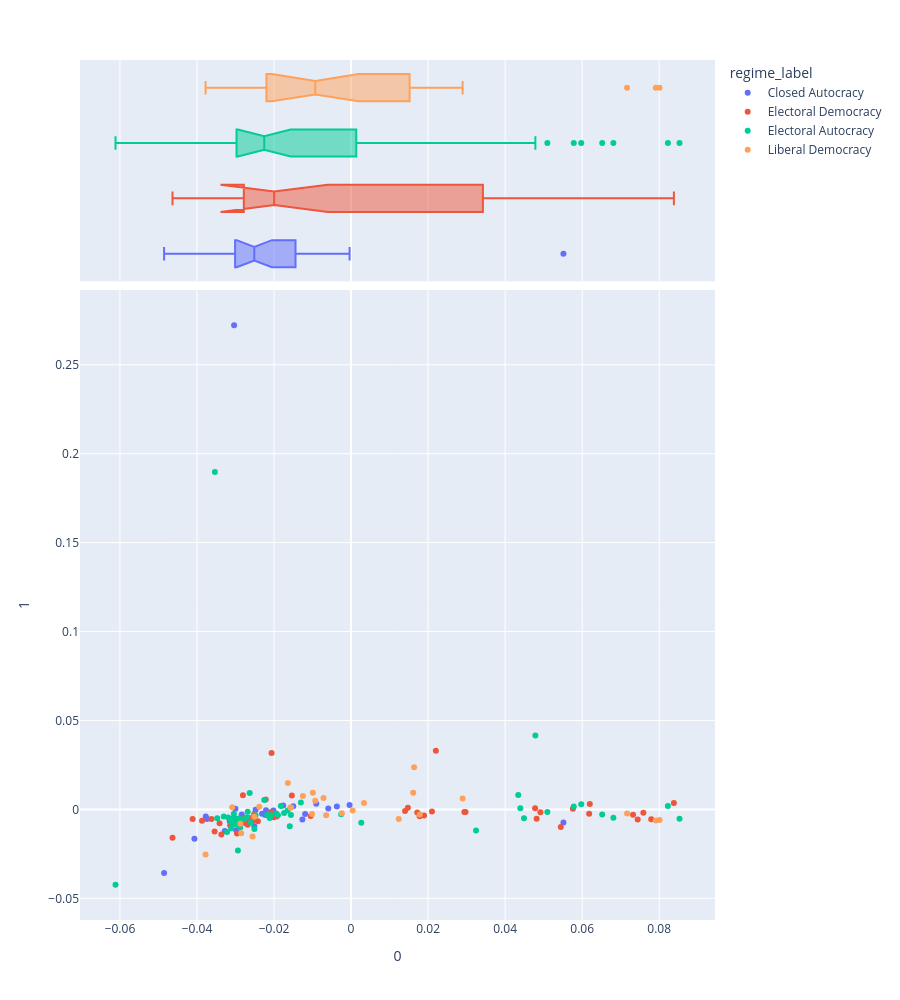

Write notebook code for a chart like this one.
### Code cell
fig = vis_pcs(0, 1, 'regime_label')
fig.show()
fig.write_image('figures/pca_1_regime_label.png')

### Figure 1 — Plotly figure (JSON) as saved in the notebook; plotly's stock layout.template omitted (floating-point values rounded to 4 significant figures)
{"data": [{"hovertemplate": "<b>%{hovertext}</b><br><br>regime_label=Closed Autocracy<br>0=%{x}<br>1=%{y}<extra></extra>", "hovertext": ["Afghanistan", "Bahrain", "Belarus", "Burkina Faso", "China", "Cuba", "Eritrea", "Gabon", "Guinea", "Haiti", "Jordan", "Kuwait", "Laos", "Libya", "Mali", "Morocco", "Niger", "Oman", "Qatar", "Saudi Arabia", "Somalia", "South Sudan", "Sudan", "Swaziland", "Syria", "Turkmenistan", "United Arab Emirates", "Uzbekistan", "Yemen"], "legendgroup": "Closed Autocracy", "marker": {"color": "#636efa", "symbol": "circle"}, "mode": "markers", "name": "Closed Autocracy", "orientation": "v", "showlegend": true, "type": "scatter", "x": [-0.02838, -0.04854, -0.02645, -0.02982, -0.03773, -0.03741, -0.01265, -0.03278, -0.02864, -0.02512, -0.0003836, -0.01502, -0.03002, -0.02015, -0.03149, -0.04067, -0.02832, -0.01763, -0.02208, -0.009035, -0.00368, -0.005912, -0.01193, 0.05514, -0.0231, -0.02671, -0.03036, -0.02227, -0.02479], "xaxis": "x", "y": [-0.002887, -0.03577, -0.006353, -0.01167, -0.003974, -0.005397, -0.005738, -0.01212, -0.00634, -0.009523, 0.002451, 0.00182, 0.0004307, -0.000626, -0.006655, -0.0165, -0.006633, 0.002125, -0.0004859, 0.0032, 0.00168, 0.000457, -0.002603, -0.007432, -0.002494, -0.005598, 0.2722, -0.003191, -0.0002516], "yaxis": "y"}, {"alignmentgroup": "True", "hovertemplate": "<b>%{hovertext}</b><br><br>regime_label=Closed Autocracy<br>0=%{x}<extra></extra>", "hovertext": ["Afghanistan", "Bahrain", "Belarus", "Burkina Faso", "China", "Cuba", "Eritrea", "Gabon", "Guinea", "Haiti", "Jordan", "Kuwait", "Laos", "Libya", "Mali", "Morocco", "Niger", "Oman", "Qatar", "Saudi Arabia", "Somalia", "South Sudan", "Sudan", "Swaziland", "Syria", "Turkmenistan", "United Arab Emirates", "Uzbekistan", "Yemen"], "legendgroup": "Closed Autocracy", "marker": {"color": "#636efa", "symbol": "circle"}, "name": "Closed Autocracy", "notched": true, "offsetgroup": "Closed Autocracy", "showlegend": false, "type": "box", "x": [-0.02838, -0.04854, -0.02645, -0.02982, -0.03773, -0.03741, -0.01265, -0.03278, -0.02864, -0.02512, -0.0003836, -0.01502, -0.03002, -0.02015, -0.03149, -0.04067, -0.02832, -0.01763, -0.02208, -0.009035, -0.00368, -0.005912, -0.01193, 0.05514, -0.0231, -0.02671, -0.03036, -0.02227, -0.02479], "xaxis": "x2", "yaxis": "y2"}, {"hovertemplate": "<b>%{hovertext}</b><br><br>regime_label=Electoral Democracy<br>0=%{x}<br>1=%{y}<extra></extra>", "hovertext": ["Albania", "Argentina", "Armenia", "Bhutan", "Bolivia", "Botswana", "Brazil", "Bulgaria", "Canada", "Cape Verde", "Colombia", "Croatia", "Dominican Republic", "Ecuador", "Fiji", "Ghana", "Greece", "Guatemala", "Honduras", "Israel", "Jamaica", "Kenya", "Kosovo", "Lesotho", "Liberia", "Lithuania", "Malawi", "Malaysia", "Maldives", "Malta", "Moldova", "Montenegro", "Namibia", "Nepal", "Panama", "Paraguay", "Peru", "Poland", "Portugal", "Romania", "Sao Tome and Principe", "Senegal", "Slovakia", "Slovenia", "Solomon Islands", "South Africa", "Sri Lanka", "Vanuatu", "Zambia"], "legendgroup": "Electoral Democracy", "marker": {"color": "#EF553B", "symbol": "circle"}, "mode": "markers", "name": "Electoral Democracy", "orientation": "v", "showlegend": true, "type": "scatter", "x": [-0.02667, -0.02961, -0.02544, 0.01401, -0.04113, 0.07321, -0.02065, -0.02216, 0.02201, -0.03869, -0.03026, -0.01996, -0.03367, -0.03624, 0.04817, 0.05759, -0.01048, -0.02739, -0.02777, 0.01475, 0.07793, 0.04916, -0.0242, 0.07441, 0.01781, -0.01538, 0.05445, 0.06199, 0.01719, 0.06182, -0.02593, -0.02074, 0.02941, 0.021, -0.02514, -0.03542, -0.02862, -0.02007, -0.02808, -0.04636, -0.03414, -0.02684, -0.01931, -0.03139, 0.08381, 0.01895, 0.04778, 0.02971, 0.07589], "xaxis": "x", "y": [-0.007603, -0.01355, -0.006579, -0.0009418, -0.005333, -0.003, 0.03174, 0.00553, 0.03301, -0.006417, -0.006623, -0.002715, -0.01411, -0.005404, -0.005243, 0.0003603, -0.003739, -0.007766, -0.004716, 0.000952, -0.005511, -0.001572, -0.006628, -0.005723, -0.003815, 0.007806, -0.009954, 0.002968, -0.001682, -0.002456, -0.004882, -0.001482, -0.001435, -0.001189, -0.002638, -0.01237, -0.006277, -0.004478, 0.007918, -0.01592, -0.007806, -0.008643, -0.003945, -0.008973, 0.003536, -0.003418, 0.00061, -0.001427, -0.001894], "yaxis": "y"}, {"alignmentgroup": "True", "hovertemplate": "<b>%{hovertext}</b><br><br>regime_label=Electoral Democracy<br>0=%{x}<extra></extra>", "hovertext": ["Albania", "Argentina", "Armenia", "Bhutan", "Bolivia", "Botswana", "Brazil", "Bulgaria", "Canada", "Cape Verde", "Colombia", "Croatia", "Dominican Republic", "Ecuador", "Fiji", "Ghana", "Greece", "Guatemala", "Honduras", "Israel", "Jamaica", "Kenya", "Kosovo", "Lesotho", "Liberia", "Lithuania", "Malawi", "Malaysia", "Maldives", "Malta", "Moldova", "Montenegro", "Namibia", "Nepal", "Panama", "Paraguay", "Peru", "Poland", "Portugal", "Romania", "Sao Tome and Principe", "Senegal", "Slovakia", "Slovenia", "Solomon Islands", "South Africa", "Sri Lanka", "Vanuatu", "Zambia"], "legendgroup": "Electoral Democracy", "marker": {"color": "#EF553B", "symbol": "circle"}, "name": "Electoral Democracy", "notched": true, "offsetgroup": "Electoral Democracy", "showlegend": false, "type": "box", "x": [-0.02667, -0.02961, -0.02544, 0.01401, -0.04113, 0.07321, -0.02065, -0.02216, 0.02201, -0.03869, -0.03026, -0.01996, -0.03367, -0.03624, 0.04817, 0.05759, -0.01048, -0.02739, -0.02777, 0.01475, 0.07793, 0.04916, -0.0242, 0.07441, 0.01781, -0.01538, 0.05445, 0.06199, 0.01719, 0.06182, -0.02593, -0.02074, 0.02941, 0.021, -0.02514, -0.03542, -0.02862, -0.02007, -0.02808, -0.04636, -0.03414, -0.02684, -0.01931, -0.03139, 0.08381, 0.01895, 0.04778, 0.02971, 0.07589], "xaxis": "x2", "yaxis": "y2"}, {"hovertemplate": "<b>%{hovertext}</b><br><br>regime_label=Electoral Autocracy<br>0=%{x}<br>1=%{y}<extra></extra>", "hovertext": ["Algeria", "Angola", "Azerbaijan", "Bangladesh", "Benin", "Burundi", "Cambodia", "Cameroon", "Central African Republic", "Chad", "Comoros", "Democratic Republic of the Congo", "Djibouti", "Egypt", "El Salvador", "Equatorial Guinea", "Ethiopia", "Georgia", "Guyana", "Hungary", "India", "Indonesia", "Iran", "Iraq", "Kazakhstan", "Lebanon", "Madagascar", "Mauritania", "Mauritius", "Mexico", "Mongolia", "Mozambique", "Nicaragua", "Nigeria", "Pakistan", "Papua New Guinea", "Philippines", "Russia", "Rwanda", "Serbia", "Sierra Leone", "Singapore", "Tajikistan", "Tanzania", "Thailand", "Togo", "Tunisia", "Uganda", "Ukraine", "Venezuela", "Zimbabwe"], "legendgroup": "Electoral Autocracy", "marker": {"color": "#00cc96", "symbol": "circle"}, "mode": "markers", "name": "Electoral Autocracy", "orientation": "v", "showlegend": true, "type": "scatter", "x": [-0.02787, -0.02683, -0.01944, 0.05781, -0.02517, -0.0251, -0.01591, -0.01648, -0.0311, -0.0302, -0.03536, -0.02881, -0.02988, -0.02881, -0.03111, -0.03303, -0.01823, -0.0156, 0.06811, -0.01304, 0.04785, -0.02081, -0.02113, -0.02254, -0.03219, -0.06116, -0.02601, -0.02986, 0.08527, -0.02632, -0.01739, -0.02696, -0.03474, 0.04394, 0.05976, 0.0449, -0.002558, -0.02178, -0.02938, -0.03188, 0.0652, 0.08225, -0.02911, 0.04341, 0.002655, -0.03111, -0.0248, 0.05096, -0.01898, -0.03043, 0.03244], "xaxis": "x", "y": [-0.005583, -0.001321, -0.002311, 0.001695, -0.004044, -0.01096, -0.009452, -0.0006431, -0.007206, -0.005013, 0.1897, -0.01019, -0.007942, -0.005669, -0.005441, -0.00395, 0.001849, -0.00322, -0.004646, 0.003808, 0.04149, -0.00331, -0.004806, 0.005267, -0.01278, -0.04237, -0.007327, -0.00851, -0.005216, 0.009153, -0.002054, -0.004437, -0.004919, 0.0006251, 0.00293, -0.004954, -0.002683, -0.00319, -0.02312, -0.004583, -0.002921, 0.001978, -0.00509, 0.00813, -0.007558, -0.01053, -0.00329, -0.001405, -0.003308, -0.002501, -0.01184], "yaxis": "y"}, {"alignmentgroup": "True", "hovertemplate": "<b>%{hovertext}</b><br><br>regime_label=Electoral Autocracy<br>0=%{x}<extra></extra>", "hovertext": ["Algeria", "Angola", "Azerbaijan", "Bangladesh", "Benin", "Burundi", "Cambodia", "Cameroon", "Central African Republic", "Chad", "Comoros", "Democratic Republic of the Congo", "Djibouti", "Egypt", "El Salvador", "Equatorial Guinea", "Ethiopia", "Georgia", "Guyana", "Hungary", "India", "Indonesia", "Iran", "Iraq", "Kazakhstan", "Lebanon", "Madagascar", "Mauritania", "Mauritius", "Mexico", "Mongolia", "Mozambique", "Nicaragua", "Nigeria", "Pakistan", "Papua New Guinea", "Philippines", "Russia", "Rwanda", "Serbia", "Sierra Leone", "Singapore", "Tajikistan", "Tanzania", "Thailand", "Togo", "Tunisia", "Uganda", "Ukraine", "Venezuela", "Zimbabwe"], "legendgroup": "Electoral Autocracy", "marker": {"color": "#00cc96", "symbol": "circle"}, "name": "Electoral Autocracy", "notched": true, "offsetgroup": "Electoral Autocracy", "showlegend": false, "type": "box", "x": [-0.02787, -0.02683, -0.01944, 0.05781, -0.02517, -0.0251, -0.01591, -0.01648, -0.0311, -0.0302, -0.03536, -0.02881, -0.02988, -0.02881, -0.03111, -0.03303, -0.01823, -0.0156, 0.06811, -0.01304, 0.04785, -0.02081, -0.02113, -0.02254, -0.03219, -0.06116, -0.02601, -0.02986, 0.08527, -0.02632, -0.01739, -0.02696, -0.03474, 0.04394, 0.05976, 0.0449, -0.002558, -0.02178, -0.02938, -0.03188, 0.0652, 0.08225, -0.02911, 0.04341, 0.002655, -0.03111, -0.0248, 0.05096, -0.01898, -0.03043, 0.03244], "xaxis": "x2", "yaxis": "y2"}, {"hovertemplate": "<b>%{hovertext}</b><br><br>regime_label=Liberal Democracy<br>0=%{x}<br>1=%{y}<extra></extra>", "hovertext": ["Australia", "Austria", "Barbados", "Belgium", "Chile", "Costa Rica", "Cyprus", "Denmark", "Estonia", "Finland", "France", "Iceland", "Ireland", "Italy", "Japan", "Latvia", "Luxembourg", "Netherlands", "Norway", "Seychelles", "Spain", "Sweden", "Switzerland", "Taiwan", "Trinidad and Tobago", "United States of America", "Uruguay"], "legendgroup": "Liberal Democracy", "marker": {"color": "#FFA15A", "symbol": "circle"}, "mode": "markers", "name": "Liberal Democracy", "orientation": "v", "showlegend": true, "type": "scatter", "x": [0.02896, -0.007148, 0.08009, -0.01575, -0.02852, -0.02874, 0.01238, 0.003364, -0.01014, -0.009927, -0.0164, -0.006455, 0.01613, -0.03086, -0.002396, -0.01251, -0.03778, -0.009303, 0.00042, 0.07165, -0.02383, 0.01782, -0.02512, -0.01557, 0.07912, 0.01635, -0.02557], "xaxis": "x", "y": [0.006139, 0.006416, -0.005962, 0.001081, -0.01338, -0.008043, -0.005392, 0.003551, -0.002656, 0.009397, 0.0148, -0.003296, 0.009363, 0.001159, -0.00216, 0.007465, -0.02541, 0.004902, -0.0006849, -0.002356, 0.001421, -0.002927, -0.004138, 0.001106, -0.006224, 0.02371, -0.01521], "yaxis": "y"}, {"alignmentgroup": "True", "hovertemplate": "<b>%{hovertext}</b><br><br>regime_label=Liberal Democracy<br>0=%{x}<extra></extra>", "hovertext": ["Australia", "Austria", "Barbados", "Belgium", "Chile", "Costa Rica", "Cyprus", "Denmark", "Estonia", "Finland", "France", "Iceland", "Ireland", "Italy", "Japan", "Latvia", "Luxembourg", "Netherlands", "Norway", "Seychelles", "Spain", "Sweden", "Switzerland", "Taiwan", "Trinidad and Tobago", "United States of America", "Uruguay"], "legendgroup": "Liberal Democracy", "marker": {"color": "#FFA15A", "symbol": "circle"}, "name": "Liberal Democracy", "notched": true, "offsetgroup": "Liberal Democracy", "showlegend": false, "type": "box", "x": [0.02896, -0.007148, 0.08009, -0.01575, -0.02852, -0.02874, 0.01238, 0.003364, -0.01014, -0.009927, -0.0164, -0.006455, 0.01613, -0.03086, -0.002396, -0.01251, -0.03778, -0.009303, 0.00042, 0.07165, -0.02383, 0.01782, -0.02512, -0.01557, 0.07912, 0.01635, -0.02557], "xaxis": "x2", "yaxis": "y2"}], "layout": {"height": 1000, "legend": {"title": {"text": "regime_label"}, "tracegroupgap": 0}, "margin": {"t": 60}, "xaxis": {"anchor": "y", "domain": [0, 1], "title": {"text": "0"}}, "xaxis2": {"anchor": "y2", "domain": [0, 1], "matches": "x", "showgrid": true, "showticklabels": false}, "yaxis": {"anchor": "x", "domain": [0, 0.7326], "title": {"text": "1"}}, "yaxis2": {"anchor": "x2", "domain": [0.7426, 1], "matches": "y2", "showgrid": false, "showline": false, "showticklabels": false, "ticks": ""}}}
